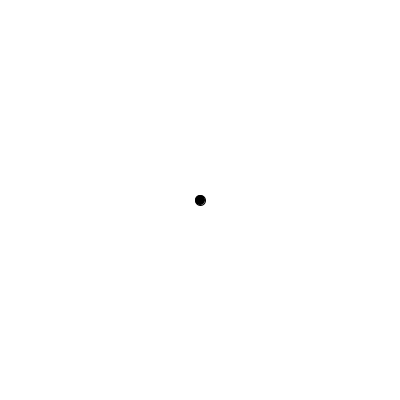
Frame 1 (no input)
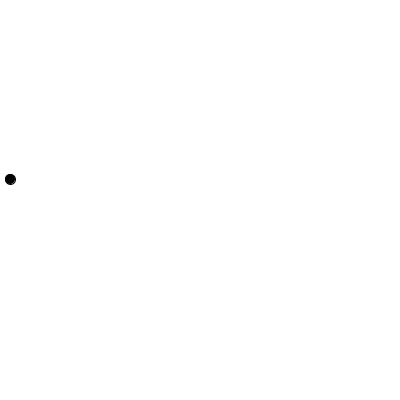
Frame 60 (the mouse pressed at the canvas centre just before this capture)
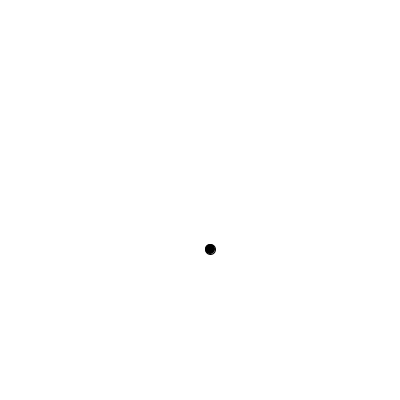
Frame 120 (the mouse held since frame 60 and released just before this capture)

The Processing sketch that drew these frames (run headless with seeded random() and noise(); from frame 60 on, the mouse is pressed at the canvas centre):

// Processing sketch: vectors
// ── vectors.pde
Ball b;

void setup() {
   size(400, 400);
   b = new Ball();
}

void draw() {
  background(255);
   b.display();
   b.move();
   b.bounce();
}
// ── Ball.pde

public class Ball {
  
  private PVector velocity = new PVector(10,7);
  private PVector location = new PVector(width / 2, height/2);
  
  private float r = 10;   
  
  public void display() {
    fill(0);
   ellipse(location.x,location.y,r,r); 
  }
  
  public void move(){
   //location.x += velocity.x;
   //location.y += velocity.y;
   
   // can also add vectors direction (element wise)
   location.add(velocity);
   
}
  public void bounce(){
   if(location.x < r || location.x > (width - r)) velocity.x *= -1;
   if(location.y < r || location.y > (height - r)) velocity.y *= -1;
}

  
}
